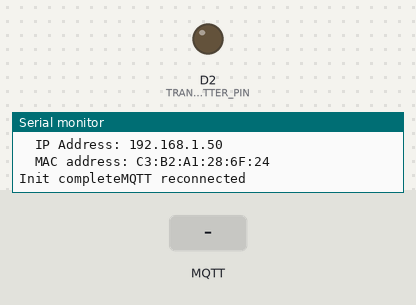
Recording of a sketch running on a simulated ESP8266 (NodeMCU). On the bench: output pins drawn as LEDs (lit = HIGH), the last lines printed to the serial monitor. Inputs (shaded band) come from the test bench. WiFi joins after 1.5 s; servers stay silent unless stated; no MQTT or app messages arrive unless stated.

Above: at 11.2 s.
11.3 s: MQTT message "0" arrives on the first subscribed topic
At 11.47 s:
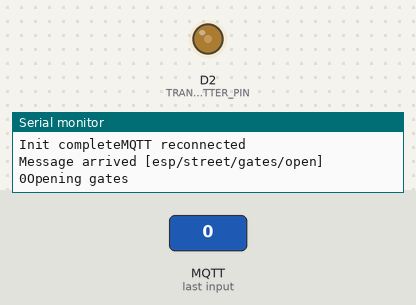
13.0 s: MQTT message "on" arrives on the first subscribed topic
At 14.2 s:
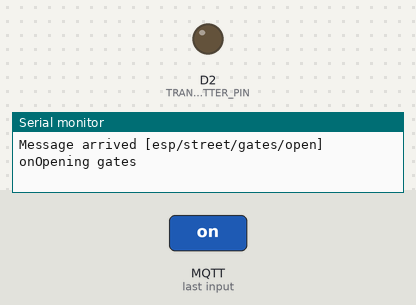
14.5 s: MQTT message "off" arrives on the first subscribed topic
At 14.67 s:
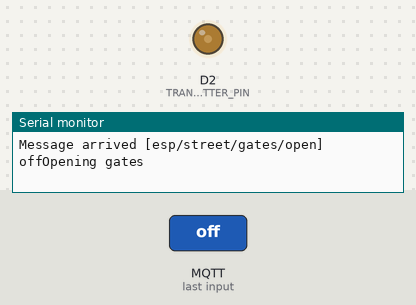
Timing chart, 0 to 17.5 s (numbered marks = the images above; inputs shaded):
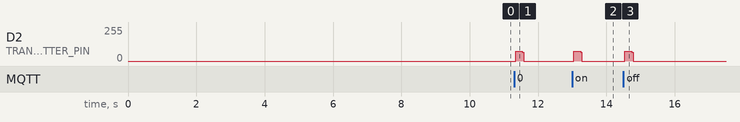

Measured:
- after the input at 11.3 s, D2 (TRANSMITTER_PIN): 0/255 → 74/255 at once, → 0/255 0.20 s later
- after the input at 13.0 s, D2 (TRANSMITTER_PIN): 0/255 → 74/255 at once, → 0/255 0.20 s later
- after the input at 14.5 s, D2 (TRANSMITTER_PIN): 0/255 → 74/255 at once, → 0/255 0.20 s later

The sketch:

arduino-came-gates-mqtt.ino
```cpp
#define Te 320

#include <PubSubClient.h>

#include "WiFiUtils.h"

WiFiClient client;
PubSubClient mqttClient(client);
WiFiUtils wifiUtils;

#include "settings.h"

long previousMillisSend = 0;

void setup() {

  Serial.begin(115200);
  pinMode(TRANSMITTER_PIN, OUTPUT);

  Serial.println("Setup started");
  WiFi.mode(WIFI_STA); //be only wifi client, not station


  //WiFiUtils::printNetworks();
  WiFi.hostname("Gate_Opener");
  WiFiUtils::connect(WIFI_SSID, WIFI_PASS);

  if (USE_GOOGLE_DNS)
    WiFiUtils::setGoogleDNS();
  WiFiUtils::printWiFiStatus();
  WiFiUtils::printCurrentNet();
  WiFiUtils::printWifiData();


  mqttClient.setServer(MQTT_SERVER, MQTT_PORT);
  mqttClient.setCallback(callback);
  Serial.print("Init complete");
}


void callback(char* topic, byte* payload, unsigned int length) {
  Serial.print("Message arrived [");
  Serial.print(topic);
  Serial.print("] ");
  for (int i = 0; i < length; i++) {
    Serial.print((char)payload[i]);
  }
  Serial.println("Opening gates");

  RfTransmitt(GATES_CODE, 6);

}

void loop()
{
  bool connected = true;
  if (!mqttClient.connected()) {
    connected = false;
    if (mqttClient.connect("ArduinoGates")) {
      Serial.println("MQTT reconnected");
      connected = true;
      mqttClient.subscribe(GATES_TOPIC_OPEN);
    } else {
      connected = false;
      Serial.print("MQTT failed, rc=");
      Serial.println(mqttClient.state());
      delay(3000);
    }
  }
  if (connected) {
    unsigned long currentMillis = millis();
    if (previousMillisSend == 0 || ((currentMillis - previousMillisSend) > 120 * 1000)) {
      previousMillisSend = currentMillis;
      mqttClient.publish(GATES_TOPIC_AVAILABLE, "online", false);
    }
  }
  mqttClient.loop();
  //delay(100);
}

void SendCameBit(byte b)
{
  delayMicroseconds(Te);
  if (!b) digitalWrite(TRANSMITTER_PIN, HIGH);
  delayMicroseconds(Te);
  digitalWrite(TRANSMITTER_PIN, HIGH);
  delayMicroseconds(Te);
  digitalWrite(TRANSMITTER_PIN, LOW);
}


void RfTransmitt(char *codeString, unsigned int numberOfShipments)
{
  int codeLength = strlen(codeString);
  if (codeLength != 12 && codeLength != 24)
  {
    Serial.println("incorrect code.");
    return;
  }

  byte code[codeLength];
  for (int i = 0; i < codeLength; i++) {
    code[i] = codeString[i] == '0' ? 0 : 1;
  }

  byte codeUpdate[codeLength];

  int number = 0;

  switch (codeLength) {
    case 12:
      //обратный порядок
      for (int i = 5; i >= 0; i--) {
        codeUpdate[number] = code[i];
        //Serial.print(codeUpdate[number]);
        number++;
      }
      //Serial.print(" ");
      //прямой порядок
      for (int i = 6; i < 12; i++) {
        codeUpdate[number] = code[i];
        //Serial.print(codeUpdate[number]);
        number++;
      }
      break;
    case 24:
      //обратный порядок для всех символов
      for (int i = 1; i <= 3; i++) {
        for (int j = i * 8 - 1; j >= 8 * (i - 1); j--) {
          codeUpdate[number] = code[j];
          //Serial.print(codeUpdate[number]);
          number++;
        }
        //Serial.print("-");
      }
      break;
  }


  for (int i = 0; i < numberOfShipments; i++) // посылку посылаем как и брелок - NS раза подряд.
  {
    digitalWrite(TRANSMITTER_PIN, HIGH);
    delayMicroseconds(Te);
    digitalWrite(TRANSMITTER_PIN, LOW); // посылаем стартовый импульс
    for (int j = 0; j < codeLength; j++) {
      SendCameBit(codeUpdate[j]); // побитово перебираем и посылаем код
    }
    delay(16);
  }
}
```

WiFiUtils.h
```cpp
#if defined(ESP32)
#include "WiFi.h"
#include <WiFiMulti.h>
WiFiMulti wifiMulti;
#endif

#if defined(ESP8266)
#include <ESP8266WiFi.h>
#include <WiFiClient.h>

#endif
class WiFiUtils
{
  public:
    static bool connect(char* ssid, char* pass, int maxAttempts = 0) {
      unsigned int attempt = 0;
#if defined(ESP32)
      wifiMulti.addAP(ssid, pass);
      while (wifiMulti.run() != WL_CONNECTED)
      {
        if (attempt >= 65535)
          attempt = 0;
        attempt++;
        Serial.print("Attempting to connect to WPA SSID: ");
        Serial.println(ssid);
        delay(3000);
      }
#endif


#if defined(ESP8266)
      while (WiFi.status() != WL_CONNECTED)
      {
        if (attempt >= 65535)
          attempt = 0;
        attempt++;
        Serial.print("Attempting to connect to WPA SSID: ");
        Serial.println(ssid);
        // Connect to WPA/WPA2 network:
        WiFi.begin(ssid, pass);
        delay(10000);
      }
#endif
    }
    static void macStr(char* buffer)
    {
      byte mac[6];
      WiFi.macAddress(mac);
      sprintf(buffer, "%02x:%02x:%02x:%02x:%02x:%02x", mac[5], mac[4], mac[3], mac[2], mac[1], mac[0]);
    }
    static void setGoogleDNS()
    {
      IPAddress googleDNS(8, 8, 8, 8);
      if (!ipCmp(WiFi.dnsIP(), googleDNS))
      {
        WiFi.config(WiFi.localIP(), WiFi.gatewayIP(), WiFi.subnetMask(), googleDNS);
      }
    }
    static bool ipCmp(IPAddress ip1, IPAddress ip2)
    {
      for (int i = 0; i < 4; i++)
      {
        if (ip1[i] != ip2[i]){
          return false;
        }
      }
      return true;
    }
    static void checkReconnect(char *ssid, char *pass, int max_attempts = 0)
    {
#if defined(ESP8266)
      long previousMillis = 0;
      long interval = 10000;
      unsigned long currentMillis = millis();
      unsigned int attempt = 0;
      // attempt to connect to Wifi network:
      while (WiFi.status() != WL_CONNECTED)
      {
        if (max_attempts != 0 && attempt > max_attempts)
          break;
        if (attempt >= 65535)
          attempt = 0;
        attempt++;
        if (currentMillis - previousMillis < interval)
          continue;
        previousMillis = currentMillis;
        Serial.print("Wifi not connected. Attempting to connect to SSID ");
        Serial.println(ssid);
        // Connect to WPA/WPA2 network:
        WiFi.begin(ssid, pass);
      }
#endif
    }

    static void printWifiData()
    {
      // print your WiFi shield's IP address:
      IPAddress ip = WiFi.localIP();
      Serial.print("  IP Address: ");
      Serial.println(ip);

      // print your MAC address:
      byte mac[6];
      WiFi.macAddress(mac);
      Serial.print("  MAC address: ");
      Serial.print(mac[5], HEX);
      Serial.print(":");
      Serial.print(mac[4], HEX);
      Serial.print(":");
      Serial.print(mac[3], HEX);
      Serial.print(":");
      Serial.print(mac[2], HEX);
      Serial.print(":");
      Serial.print(mac[1], HEX);
      Serial.print(":");
      Serial.println(mac[0], HEX);
    }

    static void printCurrentNet()
    {
      Serial.println("Current net:");
      // print the SSID of the network you're attached to:
      Serial.print("  SSID: ");
      Serial.println(WiFi.SSID());

      // print the received signal strength:
      long rssi = WiFi.RSSI();
      Serial.print("  signal strength (RSSI):");
      Serial.println(rssi);

      // print the encryption type:
      /*byte encryption = WiFi.encryptionType();
          Serial.print("Encryption Type:");
          Serial.println(encryption,HEX);
          Serial.println();*/
    }
    static void printWiFiStatus() {

      Serial.printf("Connection status: %d\n", WiFi.status());

      if (WiFi.status() == WL_IDLE_STATUS)
      {
        Serial.println("WL_IDLE_STATUS");
      }
      else if (WiFi.status() == WL_NO_SSID_AVAIL)
      {
        Serial.println("WL_NO_SSID_AVAIL");
      }
      else if (WiFi.status() == WL_SCAN_COMPLETED)
      {
        Serial.println("WL_SCAN_COMPLETED");
      }
      else if (WiFi.status() == WL_CONNECTED)
      {
        Serial.println("WL_CONNECTED");
        Serial.print("IP address: ");
        Serial.println(WiFi.localIP());
      }
      else if (WiFi.status() == WL_CONNECT_FAILED)
      {
        Serial.println("WL_CONNECT_FAILED");
      }
      else if (WiFi.status() == WL_CONNECTION_LOST)
      {
        Serial.println("WL_CONNECTION_LOST");
      }
      else if (WiFi.status() == WL_DISCONNECTED)
      {
        Serial.println("WL_DISCONNECTED");
      }
    }
    static void printNetworks() {
      Serial.print("Scan start ... ");
      int n = WiFi.scanNetworks();
      Serial.print(n);
      Serial.println(" network(s) found");
      for (int i = 0; i < n; i++)
      {
        Serial.printf("%d: %s, Ch:%d (%ddBm) %s\n", i + 1, WiFi.SSID(i).c_str(), WiFi.channel(i), WiFi.RSSI(i));
      }
      Serial.println();
      WiFi.disconnect(1);
    }
};
```

settings.sample.h
```cpp
// MQTT settings
#define MQTT_SERVER "192.168.0.5"
#define MQTT_PORT 1883
#define MQTT_USER ""
#define MQTT_PASSWORD ""

#define GATES_TOPIC_OPEN "esp/street/gates/open"
#define GATES_TOPIC_AVAILABLE "esp/street/gates/available"

#define GATES_CODE "110011910110100011101010"

#if defined(ESP32)
#define TRANSMITTER_PIN DAC1
#endif
#if defined(ESP8266)
#define TRANSMITTER_PIN D2
#endif


// WIFI settings
#define WIFI_SSID  "Me"             //  your network SSID (name)
#define WIFI_PASS "secure_password" // your network password
#define USE_GOOGLE_DNS false
```
